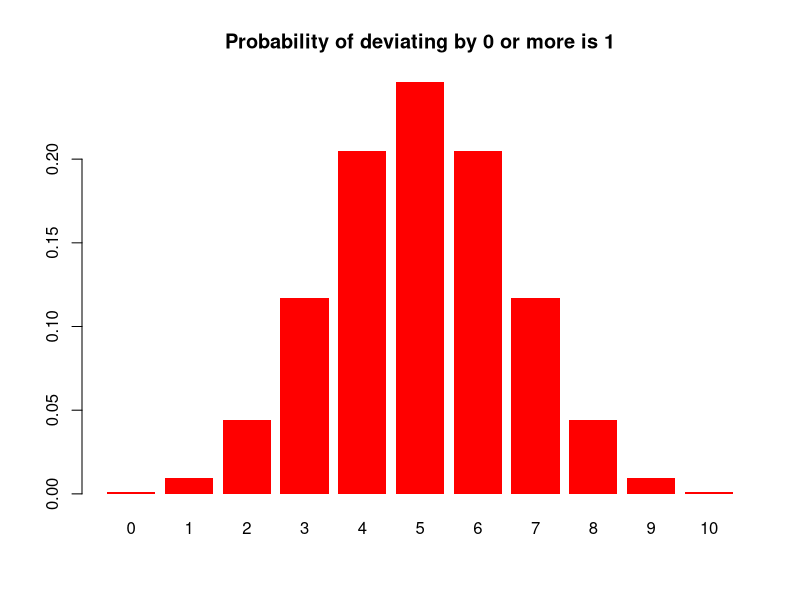
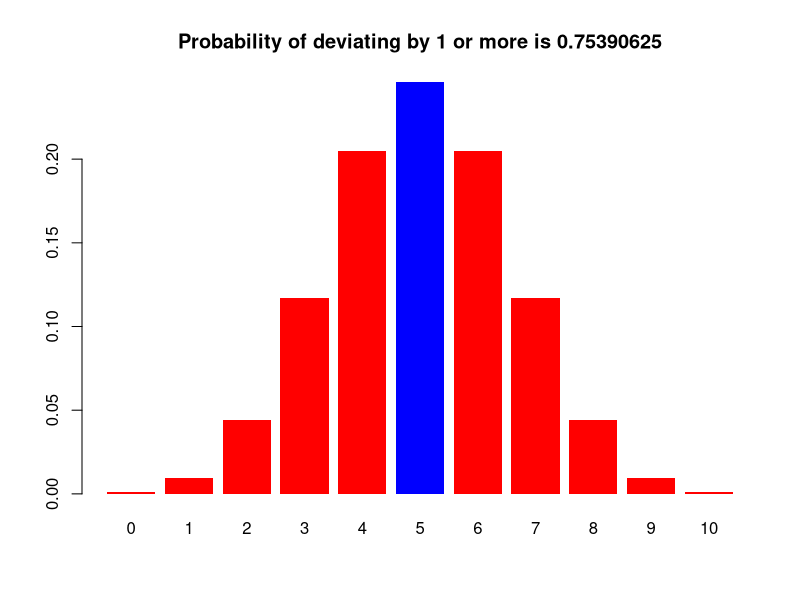
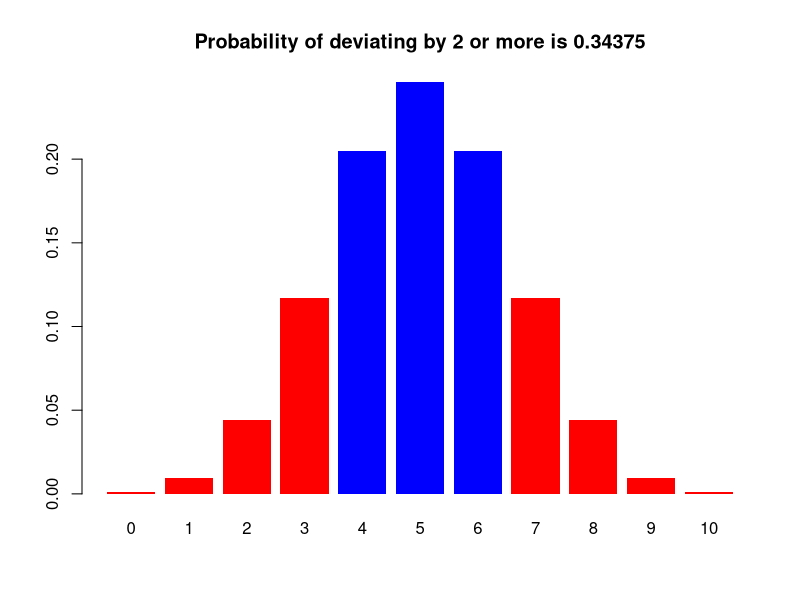
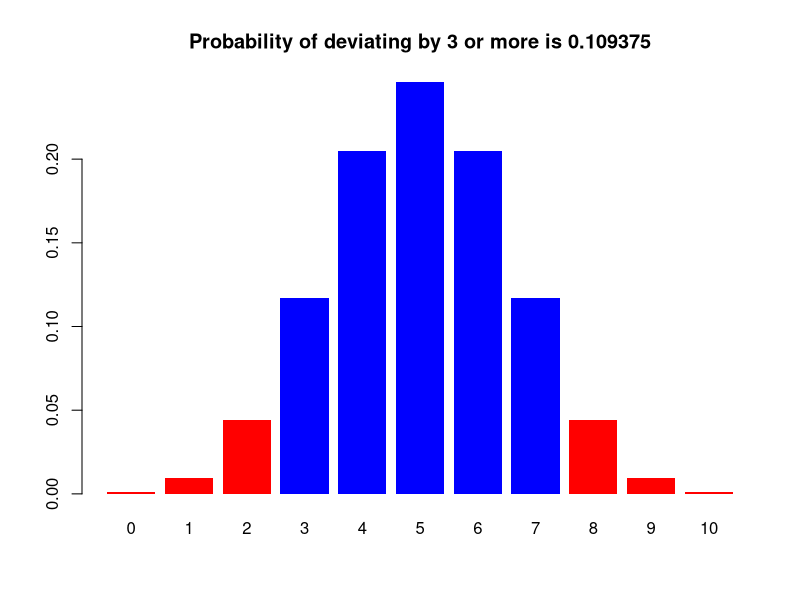
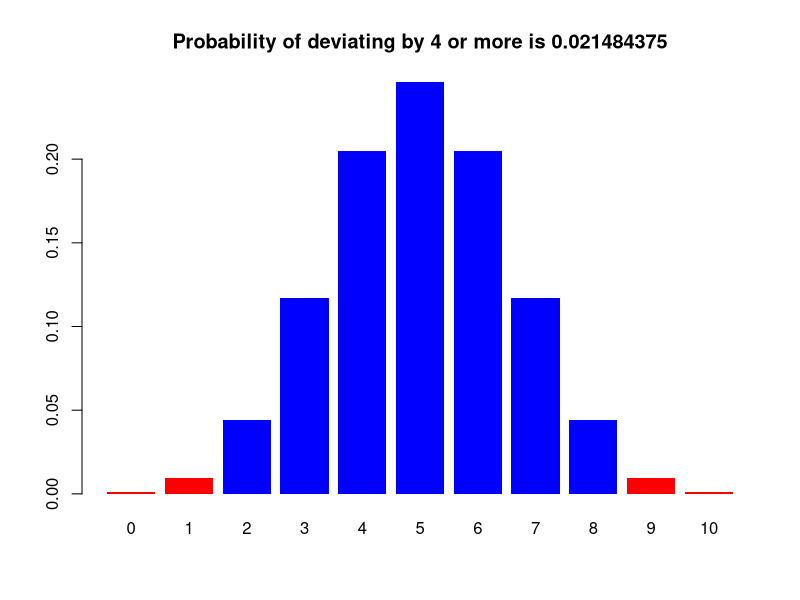
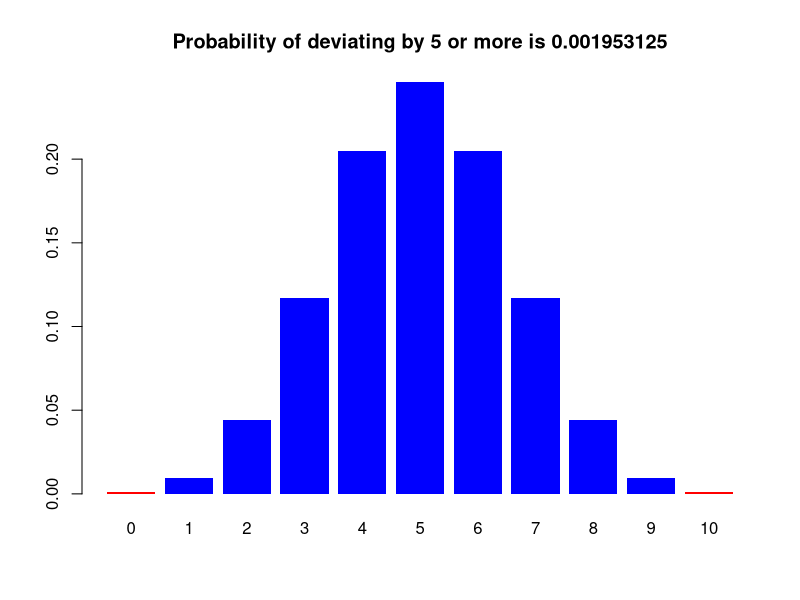
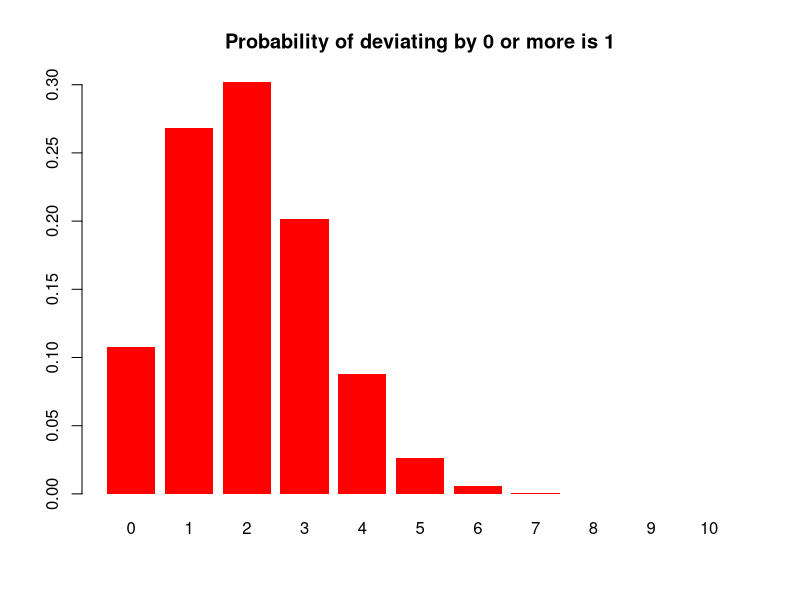
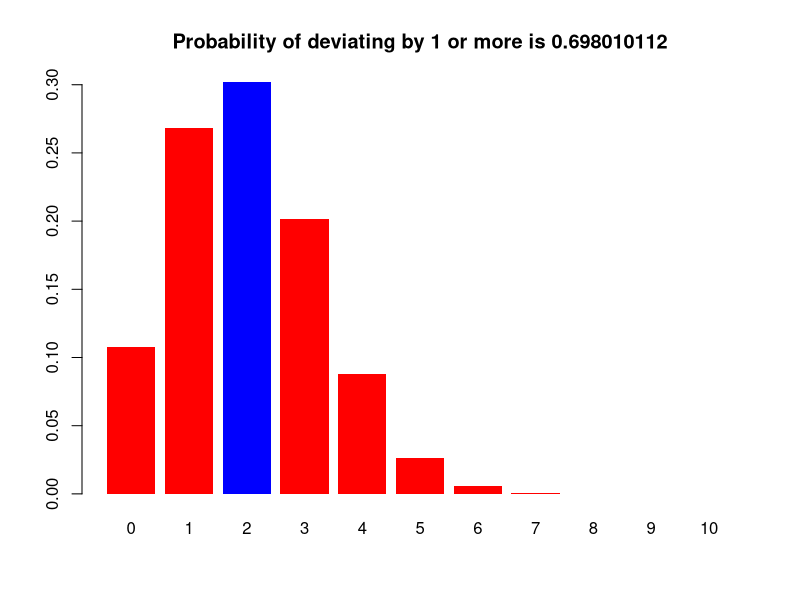

R code for these plots, in order:
## ---- chunk 1
#options(width = 120)
knitr::opts_chunk$set(fig.width=8,fig.align='center')
## ---- chunk 2
set.seed(17102022)
## ---- chunk 3
p <- 0.5
n <- 10
x <- 0:n 
expected <- n*p
for(d in 0:max(expected,n-expected)){
  deviated <- abs(x-expected)>=d
  barplot(dbinom(x,n,p),col=c("blue","red")[deviated+1],border=NA,
          main=paste("Probability of deviating by",d,"or more is",sum(dbinom(x[deviated],n,p))),
          names.arg=0:n)
}  
## ---- chunk 4
p <- 0.2
n <- 10
x <- 0:n 
expected <- n*p
for(d in 0:max(expected,n-expected)){
  deviated <- abs(x-expected)>=d
  barplot(dbinom(x,n,p),col=c("blue","red")[deviated+1],border=NA,
          main=paste("Probability of deviating by",d,"or more is",sum(dbinom(x[deviated],n,p))),
          names.arg=0:n)
}  
## ---- chunk 5
p <- 0.2
n <- 10
x <- 0:n 
expected <- n*p
for(lower.bound in 0:(expected-1)){
  lower.deviated <- 0:lower.bound
  lower.probability <- sum(dbinom(lower.deviated,n,p))
  upper.bound <- qbinom(lower.probability,n,p,lower.tail=FALSE)
  upper.deviated <- upper.bound:n
  deviated <- rep.int(FALSE,n+1)
  deviated[c(lower.deviated,upper.deviated)+1] <- TRUE
  barplot(dbinom(x,n,p),col=c("blue","red")[deviated+1],border=NA,
          main=paste("Probability of deviating up to",lower.bound,
                    "and the other side is",sum(dbinom(x[deviated],n,p))),
          names.arg=0:n)
} 
for(upper.bound in (expected+1):n){
  upper.deviated <- upper.bound:n
  upper.probability <- sum(dbinom(upper.deviated,n,p))
  lower.bound <- qbinom(upper.probability,n,p)
  lower.deviated <- 0:lower.bound
  deviated <- rep.int(FALSE,n+1)
  deviated[c(lower.deviated,upper.deviated)+1] <- TRUE
  barplot(dbinom(x,n,p),col=c("blue","red")[deviated+1],border=NA,
          main=paste("Probability of deviating from",upper.bound,
                    "and the other side is",sum(dbinom(x[deviated],n,p))),
          names.arg=0:n)
}
## ---- chunk 6
p.hypothesised <- 0.5
## ---- chunk 7
n <- 10
p <- 0.2
## ---- chunk 8
x <- rbinom(1,n,p)
x
## ---- chunk 9
(expected <- n*p.hypothesised)
(deviation <- abs(x-expected))
lower.bound <- expected - deviation
upper.bound <- expected + deviation
upper.bound <- ifelse((upper.bound-floor(upper.bound)) < .Machine$double.eps,upper.bound-1,floor(upper.bound))
pbinom(lower.bound,n,p.hypothesised) + 1 - pbinom(upper.bound,n,p.hypothesised)
## ---- chunk 10
x
## ---- chunk 11
num.simulations <- 1e6
simulated.X <- rbinom(num.simulations,n,p.hypothesised)
## ---- chunk 12
expected <- n*p.hypothesised
mean(abs(simulated.X - expected)>=abs(x-expected))
## ---- chunk 13
test.hypothesis <- function(significance.level,sample.size,x.sample,probability.hypothesised){
  expected <- sample.size*probability.hypothesised;
  deviation <- abs(x.sample-expected);
  lower.bound <- expected - deviation;
  upper.bound <- expected + deviation;
  upper.bound <- ifelse( (upper.bound-floor(upper.bound)) < .Machine$double.eps, 
                         upper.bound - 1,floor(upper.bound))
  p.value <- 
    pbinom(lower.bound,sample.size,probability.hypothesised) + 
    1 - pbinom(upper.bound,sample.size,probability.hypothesised);
  return(p.value < significance.level);
}
## ---- chunk 14
alpha <- 0.05
## ---- chunk 15
possible.hypotheses <- seq(from=0,to=1,by=0.1);
rejected.hypotheses <- sapply(possible.hypotheses,function(p.h){test.hypothesis(alpha,n,x,p.h)})
possible.hypotheses[!rejected.hypotheses]
## ---- chunk 16
interval <- function(vector){c(min(vector),max(vector))}
interval(possible.hypotheses[!rejected.hypotheses])
## ---- chunk 17
possible.hypotheses <- seq(from=0,to=1,by=0.01);
rejected.hypotheses <- sapply(possible.hypotheses,function(p.h){test.hypothesis(alpha,n,x,p.h)})
plot(x=possible.hypotheses,y=rep_len(1,length(rejected.hypotheses)),col=c("blue","red")[rejected.hypotheses+1],
     pch=19,ylab="")
interval(possible.hypotheses[!rejected.hypotheses])
## ---- chunk 18
possible.hypotheses <- seq(from=0,to=1,by=0.001);
rejected.hypotheses <- sapply(possible.hypotheses,function(p.h){test.hypothesis(alpha,n,x,p.h)})
plot(x=possible.hypotheses,y=rep_len(1,length(rejected.hypotheses)),col=c("blue","red")[rejected.hypotheses+1],
     pch=".",ylab="")
interval(possible.hypotheses[!rejected.hypotheses])
## ---- chunk 19
possible.hypotheses <- seq(from=0,to=1,by=0.0001);
rejected.hypotheses <- sapply(possible.hypotheses,function(p.h){test.hypothesis(alpha,n,x,p.h)})
plot(x=possible.hypotheses,y=rep_len(1,length(rejected.hypotheses)),col=c("blue","red")[rejected.hypotheses+1],
     pch=".",ylab="")
interval(possible.hypotheses[!rejected.hypotheses])
